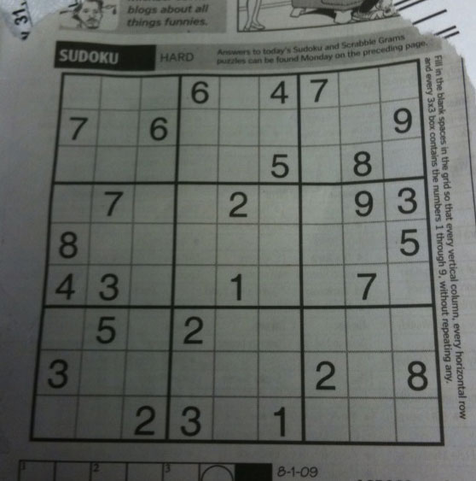
#> input picture sudoku.png, 476 x 481 px, shrunk from 558 x 563 before the run
$ python 37_canny_1.py
#> lines starting #> are read from the running program, lines starting #| are printed output that depends on the picture; after the words box and inside, x2 and y2 are one past the last pixel; in counts of white or black regions, pixels touching at a corner belong together
#CANNY DETECTION

import cv2
import numpy as np
from matplotlib import pyplot as plt

img = cv2.imread('sudoku.png', cv2.IMREAD_GRAYSCALE)
#> img: shape (481, 476); min 8, max 217, mean 101.8


canny1 = cv2.Canny(img, 100, 200)
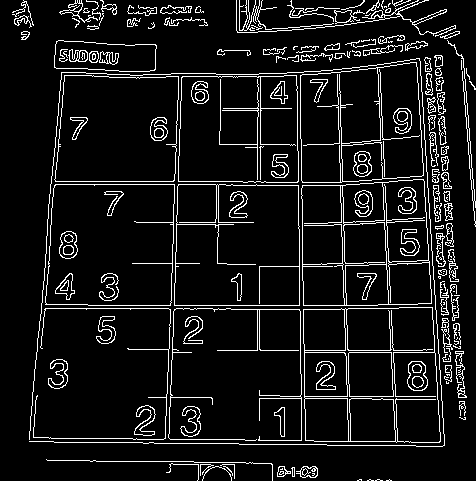
#> canny1: shape (481, 476); 8.7% white in thin lines or dots
canny2 = cv2.Canny(img, 100, 200)
canny3 = cv2.Canny(img, 100, 200)

img1 = cv2.imread('messi.jpg', 0)
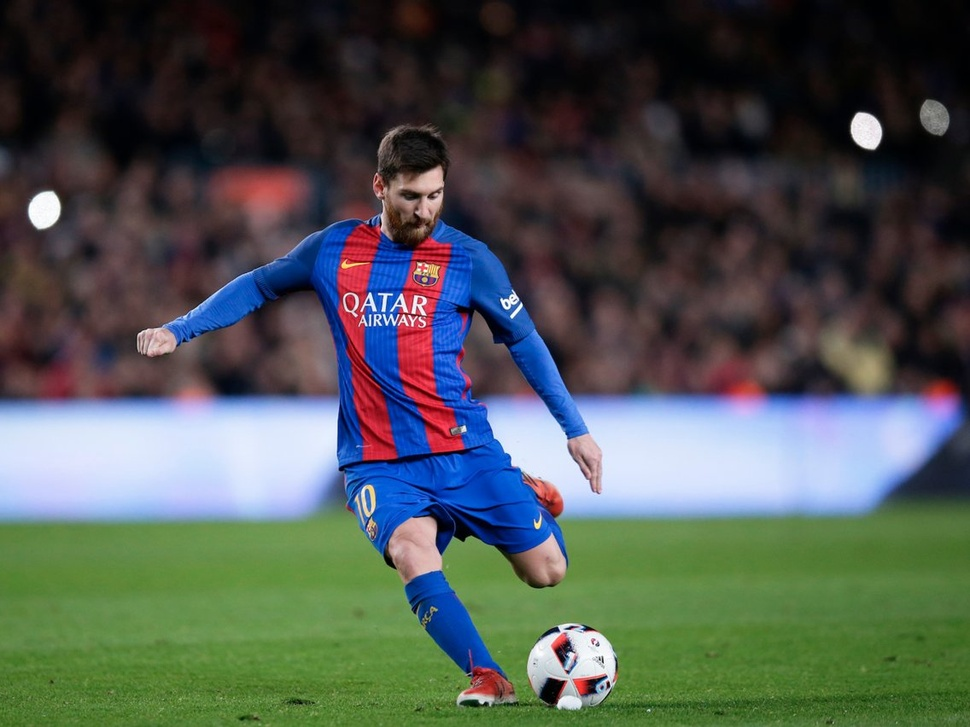
#> input picture messi.jpg, 970 x 727 px, shrunk from 1136 x 852 before the run
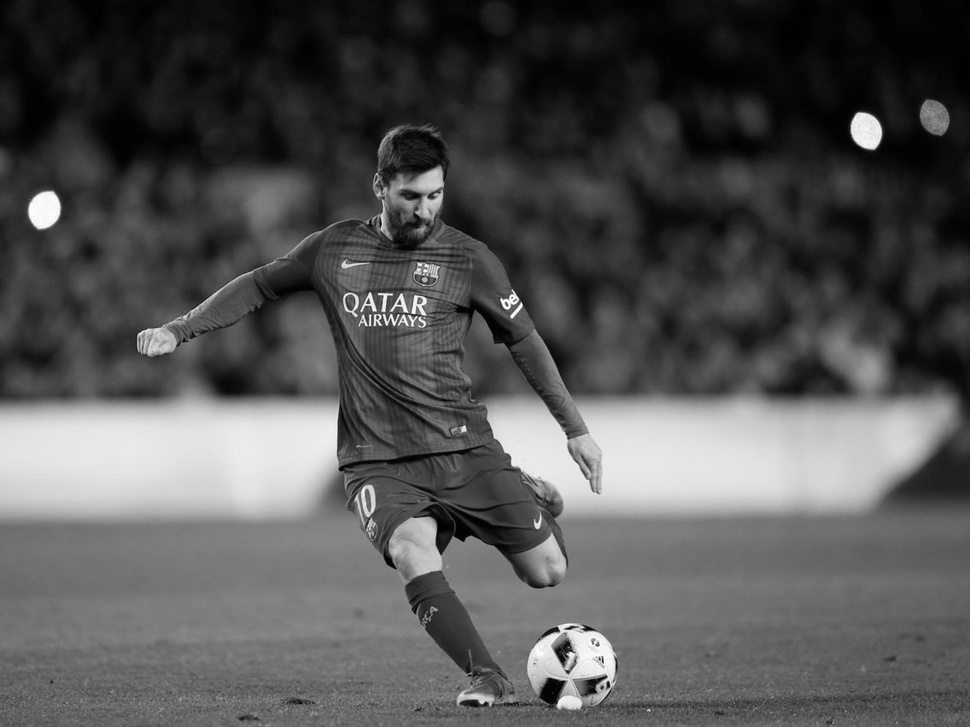
#> img1: shape (727, 970); min 0, max 255, mean 83.7

canny11 = cv2.Canny(img1, 100, 200)
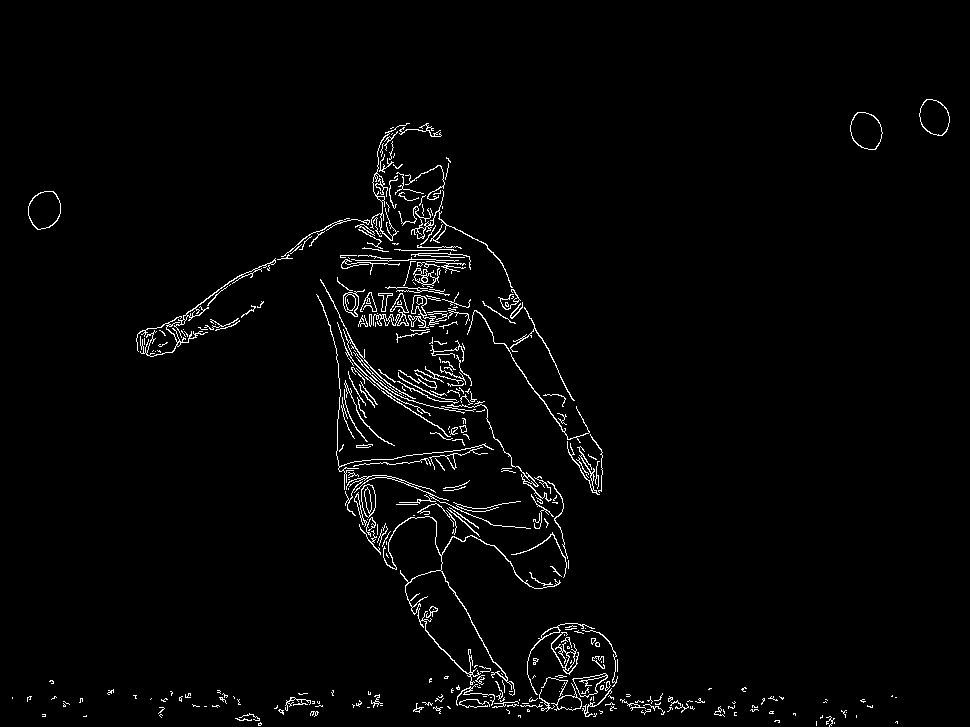
#> canny11: shape (727, 970); 2.2% white in thin lines or dots, all inside (x1, y1, x2, y2) = (12, 99, 950, 727)
canny22 = cv2.Canny(img1, 100, 200)
canny33 = cv2.Canny(img1, 100, 200)

images = [img, canny1, canny2, canny3, img1, canny11, canny22, canny33]
title = ['original', 'canny (1)', 'canny (2)', 'canny (3)', 'origianal', 'canny 1', 'canny 2', 'canny 3']

for i in range(8) :
    plt.subplot(2, 4, i+1), plt.imshow(images[i], 'gray')
    plt.xticks([]), plt.yticks([])
    plt.title(title[i])

plt.show()
